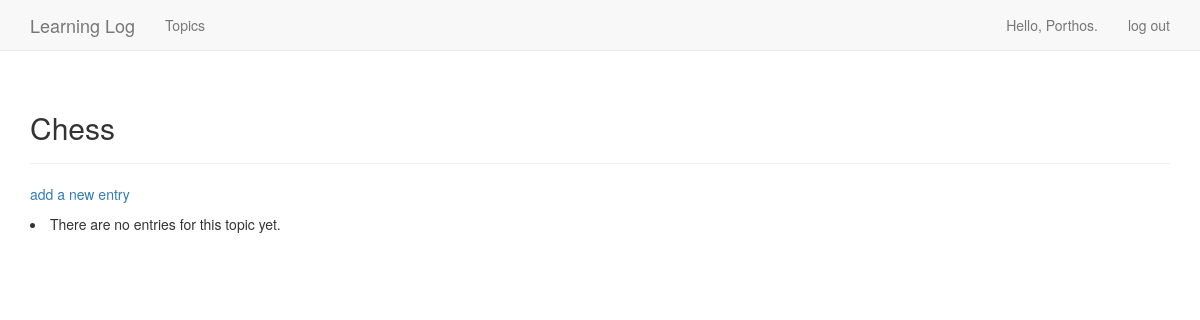
Before: /topics/1/ (signed in) with the older database file.
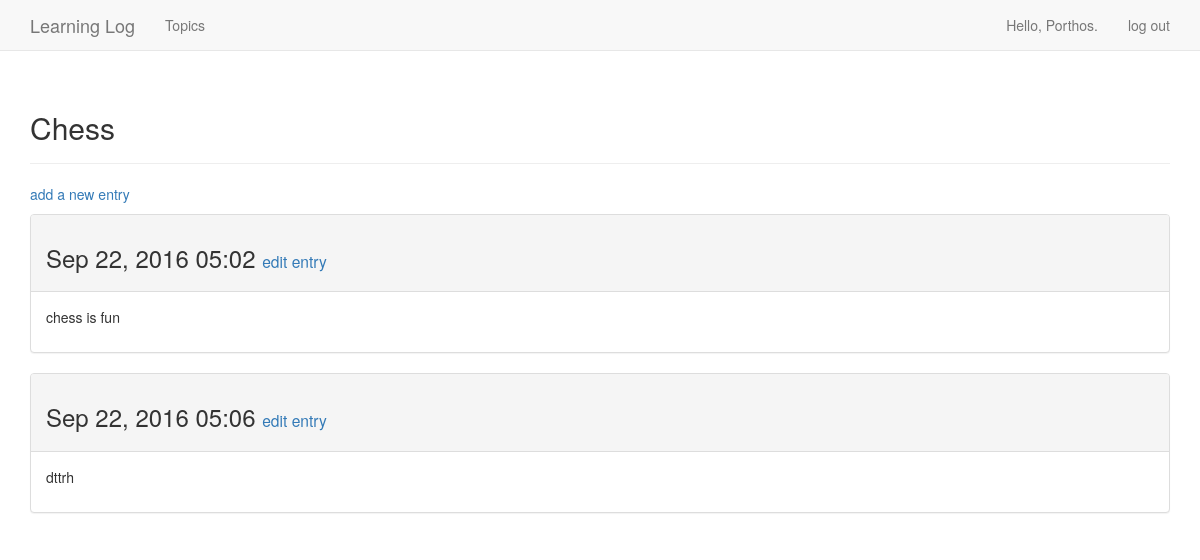
After: the same page with the newer database file.
### learning_logs/models.py (models this page shows, shortened)
class Entry(models.Model):
    topic = models.ForeignKey(Topic)
    text = models.TextField()
    date_added = models.DateTimeField(auto_now_add = True)
    class Meta:
        verbose_name_plural = 'entries'

### learning_logs/views.py (the view)
# urls.py: url(r'^topics/(?P<topic_id>\d+)/$', views.topic, name = 'topic'),
@login_required
def topic(request, topic_id):
    topic = Topic.objects.get(id = topic_id)
    if topic.owner != request.user:
        raise Http404
    entries = topic.entry_set.order_by('date_added')
    context = {'topic': topic, 'entries': entries}
    return render(request, 'learning_logs/topic.html', context)

### learning_logs/models.py (called while the page is built)
    def __unicode__(self):
        return self.text

### learning_logs/templates/learning_logs/topic.html
{% extends 'learning_logs/base.html' %}
{% block header %}
    <h2> {{topic}} </h2>
{% endblock header %}
{% block content %}
<p>
    <a href= "{% url 'learning_logs:new_entry' topic.id %}">add a new entry</a>
</p>
{% for entry in entries %}
    <div class= "panel panel-default">
        <div class= "panel-heading">
            <h3>
                {{entry.date_added|date:'M d, Y H:i'}}
                <small>
                <a href="{% url 'learning_logs:edit_entry' entry.id %}">
                    edit entry</a>
                </small>
            </h3>
        </div>
        <div class= "panel-body">
            {{ entry.text|linebreaks}}
        </div>
    </div>
{% empty %}
    <li>
        There are no entries for this topic yet.
    </li>
{% endfor %}
{% endblock content %}

Changed rows visible on the page:
added Entry: date_added "Sep 22, 2016 05:02", text "chess is fun"
added Entry: date_added "Sep 22, 2016 05:06", text "dttrh"
Other visible differences:
text no longer shown: "There are no entries for this topic yet."
